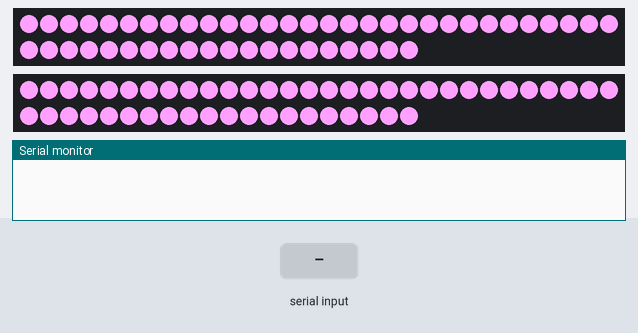
The sketch below on a simulated Arduino Uno, built with avr-gcc and run on an emulated ATmega328P. Parts: 2 × 50 RGB LEDs in strip order, left to right, continuing on the next row, the last lines printed to the serial monitor. The test bench sets the inputs (shaded band). Dim RGB values are drawn brighter than linear; random numbers use the default seed unless the sketch sets one.

Above: at 1.2 s.
1.3 s: "s90\n" received over Serial
4.3 s: byte 120 ('x') received over Serial
At 5.2 s:
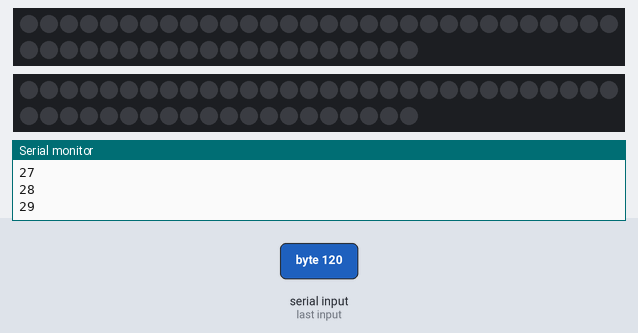
5.8 s: byte 121 ('y') received over Serial
At 8.42 s:
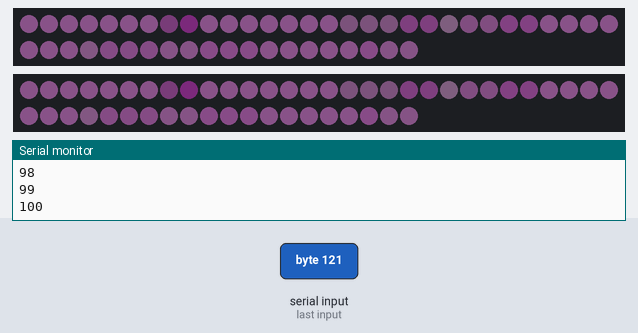
8.8 s: "n90\n" received over Serial
At 9.05 s:
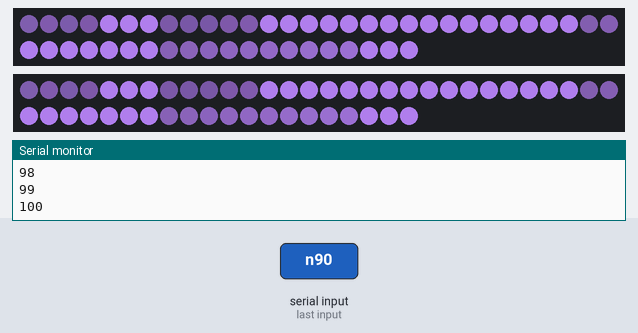
11.3 s: byte 117 ('u') received over Serial
At 11.8 s:
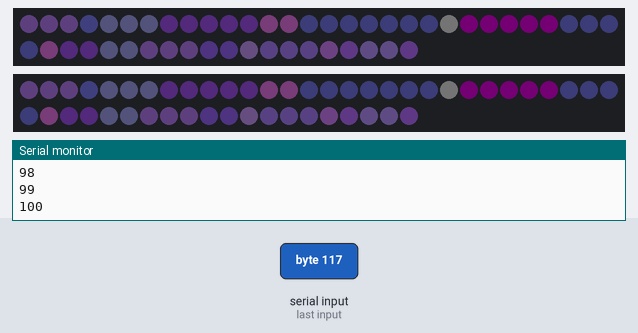
14.0 s: "n,45\n" received over Serial
At 15.8 s:
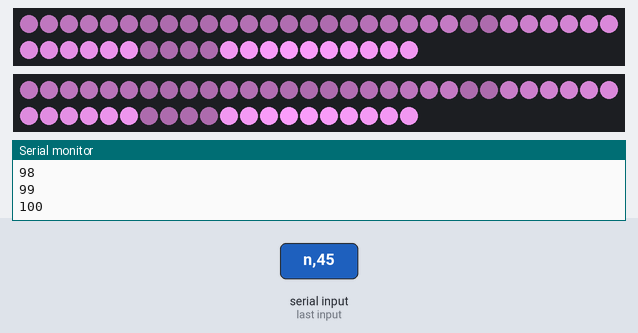
Timing chart, 0 to 17.3 s (numbered marks = the images above; inputs shaded):
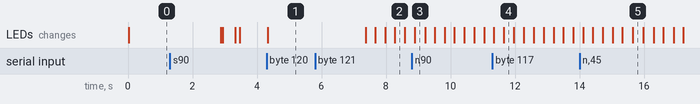

Measured:
- after the input at 4.3 s, the LEDs: change at once (image 1)

The sketch:

ArtemisWS2811USB.ino
```cpp
#include <Adafruit_NeoPixel.h>
#include <QueueArray.h>

//Pins
#define RIGHTLIGHT       6
#define LEFTLIGHT        7
//Strip length (one side)
#define SIDE            50
//Tick in ms
#define TICK            10
#define WARPTICK        5
#define BLINKTICK       40
#define NEBSTEP         5
#define JUMPSTEP        10
#define SHIELDSRAN      200
#define JITTERTICK      1


//define colors
#define BRIGHTNESS      255
#define LOWLIGHT        (BRIGHTNESS/3)
#define DARKLIGHT       10
#define WARPLIGHT       50
#define BASECOLOR       255,  255,  160
#define EMERGENCY       255,  0,    0
#define SNEBCOLOR       70,  255,  120
#define FNEBCOLOR       70,  255,  70
#define SHIELD          200


Adafruit_NeoPixel rightStrip = Adafruit_NeoPixel(SIDE, RIGHTLIGHT, NEO_GRB + NEO_KHZ800);
Adafruit_NeoPixel leftStrip = Adafruit_NeoPixel(SIDE, LEFTLIGHT, NEO_GRB + NEO_KHZ800);

unsigned long waittime;
byte input; //TODO
//Pixel arrays
uint32_t right[SIDE];
uint32_t left[SIDE];
//current main color
uint32_t basecolor;
byte brightness;

//DMX states
byte warpSpeed;
byte weapon;
byte jexec=0;
boolean shield;
boolean nebula;
boolean emergency;
boolean jumpinit;
boolean jumpexec;

char fastNebula = 0;
char slowNebula = 0;
char jump = 0;
boolean fNeb = true;
boolean sNeb = true;
boolean tJump = true;

QueueArray<uint8_t> blinkbuffer;
QueueArray<uint8_t> flashbuffer;
QueueArray<boolean> shieldbuffer;

const byte pn = 4; //number of patterns
const byte ps = 8; //length of patterns
boolean patterns[pn][ps] = {{false, true, true, false, false, true, false, false},
  {false, false, false, false, true, false, true, false},
  {false, false, false, true, false, true, false, false},
  {false, true, false, true, false, true, false, false}
};


void setup() {
  Serial.begin(9600);

  leftStrip.begin();
  rightStrip.begin();

  waittime = millis();
  basecolor = Pixel(BRIGHTNESS, BASECOLOR);
  //initPixels sets value AND color
  initPixels(basecolor);
}


void loop() {
  //read Info (Serial atm, DMX later)
  if (Serial.available()) {
    input = Serial.read();
  }
  //get input variables
  if (input == 's') {
    shield = !shield;
  }
  if (input == 'n') {
    nebula = !nebula;
  }
  if (input == 'a') {
    emergency = !emergency;
  }
  if (input == '0' | input == '1' | input == '2' | input == '3' | input == '4') {
    warpSpeed = input - 48;
  }
  if (input == 'j') {
    //newBlink(input==1);
    newBlink(true);
    weapon = 4;
  }
  if (input == 'k') {
    newBlink(true);
    weapon = 5;

  }
  if (input == 'l') {
    newBlink(true);
    weapon = 7;
  }
  if (input == 'u') {
    newBlink(false);
    weapon = 4;
  }
  if (input == 'i') {
    newBlink(false);
    weapon = 5;
  }
  if (input == 'o') {
    newBlink(false);
    weapon = 7;
  }
  if (input == 'y') {
    jumpinit = !jumpinit;
  }
  if(input=='x'){
    jumpexec=true;
  }


  //every TICK(10)ms
  if ((millis() - waittime) >= TICK) {
    //Serial.println(millis() - waittime);
    //functions working off color
    basecolor = Pixel(255, BASECOLOR);
    if (emergency) {
      basecolor = Pixel(255, EMERGENCY);
    } else if (nebula) {
      basecolor = Pixel(255, BASECOLOR);
      inNebula();
    }
    if (shield && !emergency && !nebula) {
      shields();
    }
    setStripColor(basecolor);
    //functions working off brightness


    blink();
    if(jumpexec){
      jumpExecuted();
    }
    if (jumpinit) {
      jumpInitiated();
    }
    warp();
    flash();
    show(); //send Pixels to Strips
    waittime = millis();
  }
  delay(5);//TODO needed for testing with Serial
}
//END OF LOOP

void show() {
  byte i;
  for (i = 0; i < SIDE; i++) {
    rightStrip.setPixelColor(i, calcPixel(brightness, right[i]));
    leftStrip.setPixelColor(i, calcPixel(brightness, left[i]));
  }
  rightStrip.show();
  leftStrip.show();
}

void initPixels(uint32_t c) {
  byte i;
  for (i = 0; i < SIDE; i++) {
    right[i] = c;
    left[i] = c;
  }
}

void setStripColor(uint32_t c) {
  byte i;
  for (i = 0; i < SIDE; i++) {
    right[i] = Pixel(pixelFlash(right[i]), c);
    left[i] = Pixel(pixelFlash(left[i]), c);
  }
}


//creates new warpflashes depending on warp speed every WARPTICK ticks
byte warptick;
void warp() {
  if (warptick > (WARPTICK * TICK) - (warpSpeed * TICK) && warpSpeed > 0) {
    newWarpFlash(random(warpSpeed) + 1);
    warptick = 0;
  } else {
    warptick++;
  }
}

//creates new flash
void newWarpFlash(byte intens) { //TODO create pattern
  byte i;
  for (i = 0; i < intens; i++) {
    flashbuffer.push(WARPLIGHT);
  }
}


void flash() {
  uint32_t tempFlash;
  byte i;
  //moves Flashes in Strip
  for (i = SIDE - 1; i > 0; i--) {
    if (pixelFlash(right[i - 1]) != pixelFlash(right[i])) {
      right[i] = right[i - 1];
      left[i] = left[i - 1];
    }
  }
  //loads flashbuffer[0] into Strip OR replaces [0] with basecolor
  if (!flashbuffer.isEmpty()) {
    tempFlash = flashbuffer.pop();
    right[0] = Pixel(tempFlash, right[0]);
    left[0] = Pixel(tempFlash, left[0]);
  } else {
    right[0] = basecolor;
    left[0] = basecolor;
  }
}

//gets Flash value byte of Pixel
uint8_t pixelFlash(uint32_t p) {
  return p >> 24;
}

//creates Pixel with flash value and rgb values
uint32_t Pixel(uint8_t flash, uint8_t r, uint8_t g, uint8_t b) {
  return ((uint32_t)flash << 24) | ((uint32_t)r << 16) | ((uint32_t)b <<  8) | g;
}

//creates Pixel with flash value and rgb values from color c
uint32_t Pixel(uint8_t flash, uint32_t c) {
  return ((uint32_t)flash << 24) | c << 8 >> 8;
}

//creates color with rgb values
uint32_t Color(uint8_t r, uint8_t g, uint8_t b) {
  return ((uint32_t)255 << 24) | ((uint32_t)r << 16) | ((uint32_t)b <<  8) | g;
}

//calculates RGB Pixel from light value, flash value of p and rgb of p
uint32_t calcPixel(byte value, uint32_t p) {
  uint32_t tempValue;
  tempValue = value;
  tempValue *= pixelFlash(p);
  return Color((tempValue * (byte)(p >> 16)) / 65025, (tempValue * (byte)p) / 65025, (tempValue * (byte)(p >> 8)) / 65025);
}

uint32_t mixColors(uint32_t c1, uint32_t c2) {
  uint16_t temp;
  byte c1r, c1g, c1b, c2r, c2g, c2b;
  c1r = c1 >> 16;
  c1g = c1;
  c1b = c1 >> 8;
  c2r = c2 >> 16;
  c2g = c2;
  c2b = c2 >> 8;
  temp = c1r;
  temp = (temp + c2r) / 2;
  c1r = (byte)temp;
  temp = c1g;
  temp = (temp + c2g) / 2;
  c1g = (byte)temp;
  temp = c1b;
  temp = (temp + c2b) / 2;
  c1b = (byte)temp;
  return ((uint32_t)255 << 24) | ((uint32_t)c1r << 16) | ((uint32_t)c1b <<  8) | c1g;
}

byte tick;
void blink() {
  //changes brightness every "weapon" tick
  if (!blinkbuffer.isEmpty()) {
    if (tick >= weapon) {
      brightness = blinkbuffer.pop();
      tick = 0;
    }
    else {
      tick++;
    }
  } else {
    brightness = BRIGHTNESS;
  }
}

//empties blinkbuffer, loads random new pattern depending on
//shields on/off
void newBlink(boolean shields) {
  while (!blinkbuffer.isEmpty()) {
    blinkbuffer.pop();
  }
  byte i, ran;
  if (shields) {
    ran = random(pn);
    for (i = 0; i < ps; i++) {
      if (patterns[ran][i]) {
        blinkbuffer.push(BRIGHTNESS);
      } else {
        blinkbuffer.push(LOWLIGHT);
      }
    }
  } else {
    ran = random(pn);
    byte j;
    for (j = 0; j < 2; j++) {
      for (i = 0; i < ps; i++) {
        if (patterns[ran][i]) {
          blinkbuffer.push(BRIGHTNESS);
        } else {
          blinkbuffer.push(DARKLIGHT);
        }
      }
    }
  }
}

void inNebula() {
  //calculate color of both nebula colors+basecolor
  basecolor = mixColors(basecolor, mixColors(calcPixel(sin((fastNebula - 127) / (float)255) * 255, Color(FNEBCOLOR)), calcPixel(sin((slowNebula - 127) / (float)255) * 255, Color(SNEBCOLOR))));
  //count up/down
  if (fNeb & fastNebula + NEBSTEP < 125) {
    fastNebula += NEBSTEP;
    fNeb = true;
  } else if (fastNebula - NEBSTEP > -125) {
    fastNebula -= NEBSTEP;
    fNeb = false;
  } else {
    fNeb = true;
  }
  //count up/down
  if (sNeb & slowNebula + 1 < 125) {
    slowNebula++;
    sNeb = true;
  } else if (slowNebula - 1 > -125) {
    slowNebula--;
    sNeb = false;
  } else {
    sNeb = true;
  }
}

//adds jitter if shields are up
void shields() {
  //clear buffer step by step
  if (!shieldbuffer.isEmpty()) {
    if (shieldbuffer.pop()) {
      basecolor = basecolor | (byte)SHIELD << 8;
    }
  } else {
    byte i, j;
    //if buffer is empty, randomly load new buffer
    if (random(SHIELDSRAN) == 1) {
      for (i = 0; i < ps; i++) {
        for (j = 0; j < JITTERTICK; j++) {
          shieldbuffer.push(patterns[random(pn)][i]);
        }
      }
    }
  }
}

void jumpInitiated() {
  if (tJump & jump + JUMPSTEP < 120) {
    jump += NEBSTEP;
    tJump = true;
  } else if (jump - JUMPSTEP > -120) {
    jump -= JUMPSTEP;
    tJump = false;
  } else {
    tJump = true;
  }
  flashbuffer.push(sin((jump - 127) / (float)255) * 255);
}

void jumpExecuted(){
  Serial.println(jexec);
  if(jexec < 100){
    brightness=0;
    jexec++;
  }else{
    weapon=2;
    newBlink(false);
    brightness=BRIGHTNESS;
    jexec=0;
    jumpexec=false;
  }
}
```
